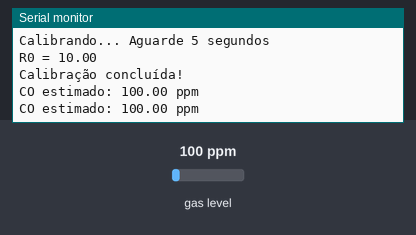
A sketch run on a simulated ESP32. Parts: the last lines printed to the serial monitor. Inputs (shaded band) come from the test bench; at power-on: gas level 100 ppm.

Above: at 6.2 s.
6.3 s: gas level set to 20 ppm
At 7.6 s:
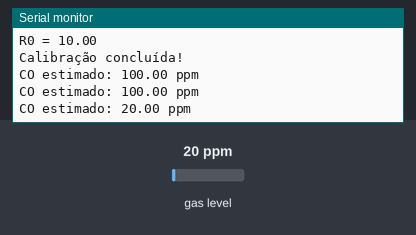
7.8 s: gas level set to 250 ppm
At 8.8 s:
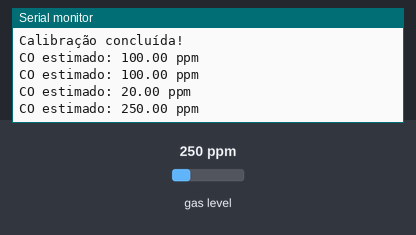
Timing chart, 0 to 10.8 s (numbered marks = the images above; inputs shaded):
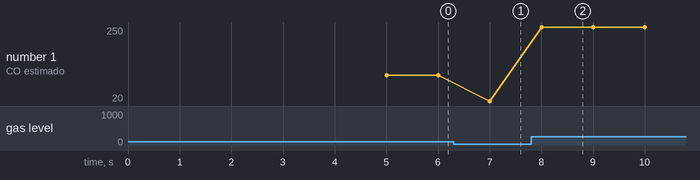

Measured:
- after the input at 6.3 s, the serial monitor: prints a new line after 0.70 s (image 1)
- after the input at 7.8 s, the serial monitor: prints a new line after 0.20 s (image 2)
- plotted number 1: 100 → 20 after the input at 6.3 s, 20 → 250 after the input at 7.8 s

The sketch:

leitura_monoxido_carbono.ino
```cpp
#include <MQUnifiedsensor.h>

// Configuração do hardware
#define BOARD "ESP-32"
#define PIN_ANALOG 34
#define VOLTAGE_RESOLUTION 3.3
#define ADC_BIT_RESOLUTION 12
#define RATIO_MQ7_CLEAN_AIR 27.0  // valor típico (pode ajustar)

MQUnifiedsensor MQ7(BOARD, VOLTAGE_RESOLUTION, ADC_BIT_RESOLUTION, PIN_ANALOG, "MQ-7");

void setup() {
  Serial.begin(115200);

  // Configurações iniciais
  MQ7.setRegressionMethod(1);   // método de regressão 1 = exponencial
  MQ7.setA(99.042);             // parâmetros da curva padrão da biblioteca
  MQ7.setB(-1.518);             // curva para CO
  MQ7.init();

  Serial.println("Calibrando... Aguarde 5 segundos");
  float calcR0 = 0;
  for(int i = 0; i < 50; i++) {
    MQ7.update();
    calcR0 += MQ7.calibrate(RATIO_MQ7_CLEAN_AIR);
    delay(100);
  }
  MQ7.setR0(calcR0 / 50);

  Serial.print("R0 = ");
  Serial.println(MQ7.getR0());

  if (isnan(MQ7.getR0())) {
    Serial.println("Falha ao calibrar o sensor!");
    while(1);
  }

  Serial.println("Calibração concluída!");
}

void loop() {
  MQ7.update();                // atualiza leitura ADC
  float CO_ppm = MQ7.readSensor();  // lê CO estimado em ppm

  Serial.print("CO estimado: ");
  Serial.print(CO_ppm);
  Serial.println(" ppm");

  delay(1000);
}
```
